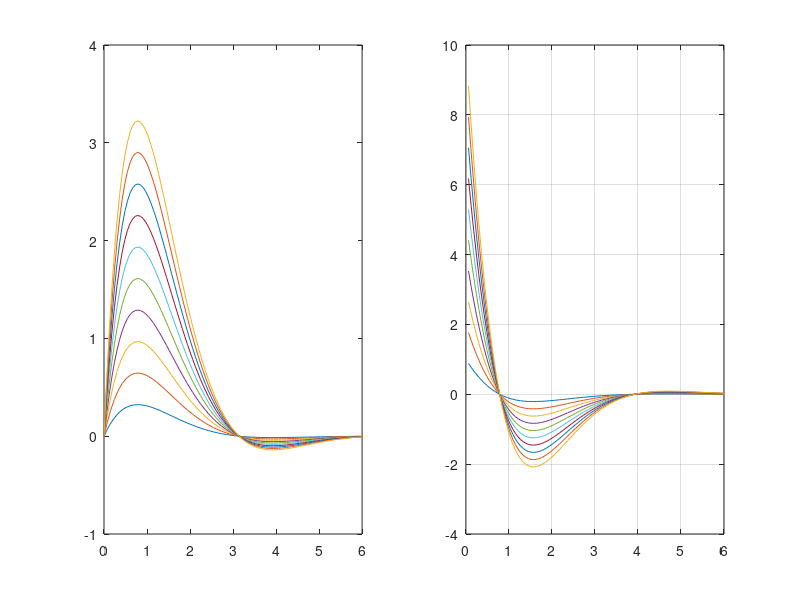

The MATLAB script that drew this image:
clear;
close all;
t = linspace(0, 6, 100);

for c = 1:10
    x = c.*sin(t).*exp(-t);
    x_t = (1./tan(t) - 1).*x;
    subplot(1,2,1);
    plot(t, x);
    hold on;
    subplot(1,2,2);
    plot(t, x_t);
    hold on;
    
end

grid on;